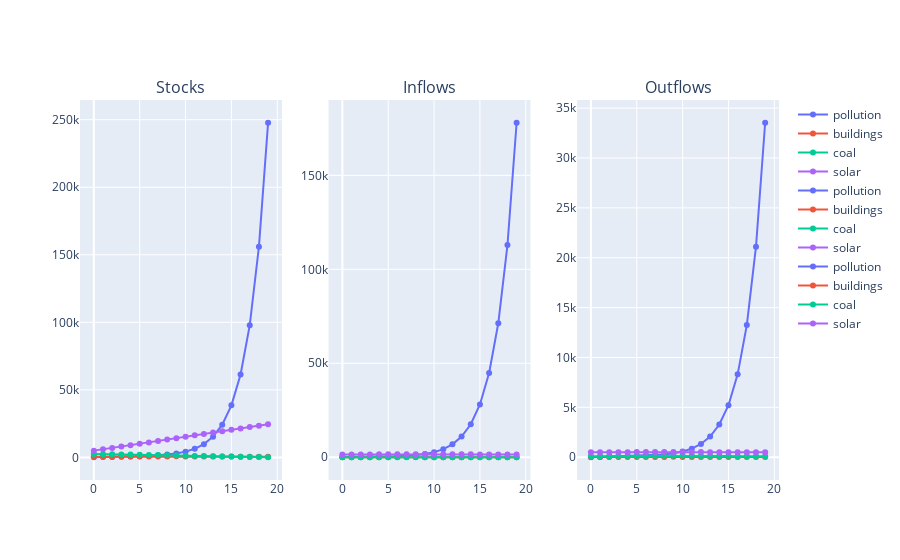

Source (notebook cell):
### Code cell
a.pollution_lim = True
a.run_sim(time_steps=20)
a.plot_sim()

### Figure 1 — Plotly figure (JSON) as saved in the notebook; plotly's stock layout.template omitted (floating-point values rounded to 4 significant figures)
{"data": [{"marker": {"color": "#636EFA"}, "mode": "lines+markers", "name": "pollution", "showlegend": true, "type": "scatter", "x": [0, 1, 2, 3, 4, 5, 6, 7, 8, 9, 10, 11, 12, 13, 14, 15, 16, 17, 18, 19], "xaxis": "x", "y": [100, 226, 348.3, 490.0, 661.7, 878.7, 1165.0, 1557.0, 2118.0, 2954.0, 4253.0, 6373.0, 9805.0, 15340.0, 24240.0, 38530.0, 61400.0, 97910.0, 155900.0, 247800.0], "yaxis": "y"}, {"marker": {"color": "#EF553B"}, "mode": "lines+markers", "name": "buildings", "showlegend": true, "type": "scatter", "x": [0, 1, 2, 3, 4, 5, 6, 7, 8, 9, 10, 11, 12, 13, 14, 15, 16, 17, 18, 19], "xaxis": "x", "y": [500, 525, 551.2, 578.8, 607.8, 638.1, 670.0, 703.6, 738.7, 775.7, 736.9, 700.0, 665.0, 631.8, 600.2, 570.2, 541.7, 514.6, 488.9, 464.4], "yaxis": "y"}, {"marker": {"color": "#00CC96"}, "mode": "lines+markers", "name": "coal", "showlegend": true, "type": "scatter", "x": [0, 1, 2, 3, 4, 5, 6, 7, 8, 9, 10, 11, 12, 13, 14, 15, 16, 17, 18, 19], "xaxis": "x", "y": [2500, 2400, 2295, 2185.0, 2069.0, 1947.0, 1820.0, 1686.0, 1545.0, 1397.0, 1242.0, 1095.0, 954.8, 821.8, 695.5, 575.4, 461.4, 353.1, 250.1, 152.4], "yaxis": "y"}, {"marker": {"color": "#AB63FA"}, "mode": "lines+markers", "name": "solar", "showlegend": true, "type": "scatter", "x": [0, 1, 2, 3, 4, 5, 6, 7, 8, 9, 10, 11, 12, 13, 14, 15, 16, 17, 18, 19], "xaxis": "x", "y": [5000, 6000, 7005, 8015.0, 9031.0, 10050.0, 11080.0, 12110.0, 13150.0, 14200.0, 15260.0, 16310.0, 17350.0, 18380.0, 19400.0, 20420.0, 21440.0, 22450.0, 23450.0, 24450.0], "yaxis": "y"}, {"marker": {"color": "#636EFA"}, "mode": "lines+markers", "name": "pollution", "showlegend": true, "type": "scatter", "x": [0, 1, 2, 3, 4, 5, 6, 7, 8, 9, 10, 11, 12, 13, 14, 15, 16, 17, 18, 19], "xaxis": "x2", "y": [126, 152.9, 188.9, 238.0, 306.6, 405.0, 550.3, 771.7, 1122.0, 1699.0, 2696.0, 4295.0, 6861.0, 10980.0, 17570.0, 28090.0, 44820.0, 71280.0, 112900.0, 178000.0], "yaxis": "y2"}, {"marker": {"color": "#EF553B"}, "mode": "lines+markers", "name": "buildings", "showlegend": true, "type": "scatter", "x": [0, 1, 2, 3, 4, 5, 6, 7, 8, 9, 10, 11, 12, 13, 14, 15, 16, 17, 18, 19], "xaxis": "x2", "y": [50, 52.5, 55.12, 57.88, 60.78, 63.81, 67.0, 70.36, 73.87, 0, 0, 0, 0, 0, 0, 0, 0, 0, 0, 0], "yaxis": "y2"}, {"marker": {"color": "#00CC96"}, "mode": "lines+markers", "name": "coal", "showlegend": true, "type": "scatter", "x": [0, 1, 2, 3, 4, 5, 6, 7, 8, 9, 10, 11, 12, 13, 14, 15, 16, 17, 18, 19], "xaxis": "x2", "y": [0, 0, 0, 0, 0, 0, 0, 0, 0, 0, 0, 0, 0, 0, 0, 0, 0, 0, 0, 0], "yaxis": "y2"}, {"marker": {"color": "#AB63FA"}, "mode": "lines+markers", "name": "solar", "showlegend": true, "type": "scatter", "x": [0, 1, 2, 3, 4, 5, 6, 7, 8, 9, 10, 11, 12, 13, 14, 15, 16, 17, 18, 19], "xaxis": "x2", "y": [1500, 1508.0, 1515.0, 1524.0, 1532.0, 1541.0, 1551.0, 1561.0, 1572.0, 1583.0, 1571.0, 1560.0, 1550.0, 1540.0, 1530.0, 1521.0, 1513.0, 1504.0, 1497.0, 1489.0], "yaxis": "y2"}, {"marker": {"color": "#636EFA"}, "mode": "lines+markers", "name": "pollution", "showlegend": true, "type": "scatter", "x": [0, 1, 2, 3, 4, 5, 6, 7, 8, 9, 10, 11, 12, 13, 14, 15, 16, 17, 18, 19], "xaxis": "x3", "y": [0, 30.59, 47.14, 66.32, 89.55, 118.9, 157.6, 210.8, 286.7, 399.7, 575.6, 862.5, 1327.0, 2076.0, 3281.0, 5214.0, 8310.0, 13250.0, 21100.0, 33530.0], "yaxis": "y3"}, {"marker": {"color": "#EF553B"}, "mode": "lines+markers", "name": "buildings", "showlegend": true, "type": "scatter", "x": [0, 1, 2, 3, 4, 5, 6, 7, 8, 9, 10, 11, 12, 13, 14, 15, 16, 17, 18, 19], "xaxis": "x3", "y": [25, 26.25, 27.56, 28.94, 30.39, 31.91, 33.5, 35.18, 36.94, 38.78, 36.84, 35.0, 33.25, 31.59, 30.01, 28.51, 27.08, 25.73, 24.44, 23.22], "yaxis": "y3"}, {"marker": {"color": "#00CC96"}, "mode": "lines+markers", "name": "coal", "showlegend": true, "type": "scatter", "x": [0, 1, 2, 3, 4, 5, 6, 7, 8, 9, 10, 11, 12, 13, 14, 15, 16, 17, 18, 19], "xaxis": "x3", "y": [100, 105, 110.2, 115.8, 121.6, 127.6, 134.0, 140.7, 147.7, 155.1, 147.4, 140.0, 133.0, 126.4, 120.0, 114.0, 108.3, 102.9, 97.77, 92.88], "yaxis": "y3"}, {"marker": {"color": "#AB63FA"}, "mode": "lines+markers", "name": "solar", "showlegend": true, "type": "scatter", "x": [0, 1, 2, 3, 4, 5, 6, 7, 8, 9, 10, 11, 12, 13, 14, 15, 16, 17, 18, 19], "xaxis": "x3", "y": [500, 502.5, 505.1, 507.9, 510.8, 513.8, 517.0, 520.4, 523.9, 527.6, 523.7, 520.0, 516.5, 513.2, 510.0, 507.0, 504.2, 501.5, 498.9, 496.4], "yaxis": "y3"}], "layout": {"annotations": [{"font": {"size": 16}, "showarrow": false, "text": "Stocks", "x": 0.1444, "xanchor": "center", "xref": "paper", "y": 1, "yanchor": "bottom", "yref": "paper"}, {"font": {"size": 16}, "showarrow": false, "text": "Inflows", "x": 0.5, "xanchor": "center", "xref": "paper", "y": 1, "yanchor": "bottom", "yref": "paper"}, {"font": {"size": 16}, "showarrow": false, "text": "Outflows", "x": 0.8556, "xanchor": "center", "xref": "paper", "y": 1, "yanchor": "bottom", "yref": "paper"}], "xaxis": {"anchor": "y", "domain": [0, 0.2889]}, "xaxis2": {"anchor": "y2", "domain": [0.3556, 0.6444]}, "xaxis3": {"anchor": "y3", "domain": [0.7111, 1]}, "yaxis": {"anchor": "x", "domain": [0, 1]}, "yaxis2": {"anchor": "x2", "domain": [0, 1]}, "yaxis3": {"anchor": "x3", "domain": [0, 1]}}}
